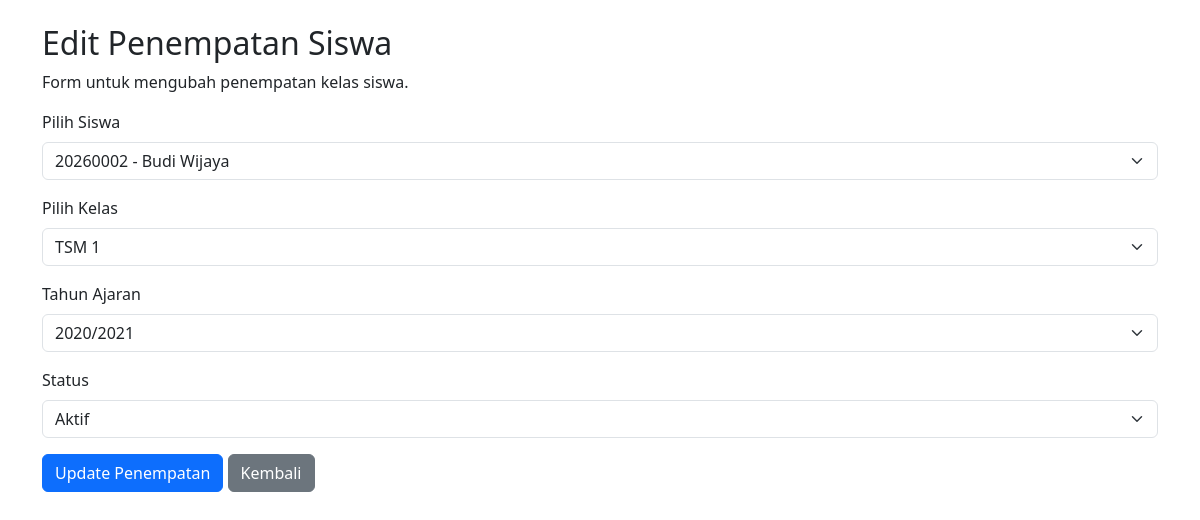
The page /edit_penempatan_siswa.php?id=2 (signed in) on the database its author committed.
### tables this page shows
CREATE TABLE `t_kelas_siswa` (
  `id` int(11) NOT NULL,
  `siswa_id` int(11) DEFAULT NULL,
  `tahun_ajaran_id` int(11) DEFAULT NULL,
  `kelas_id` int(11) DEFAULT NULL,
  `tanggal_mulai` date NOT NULL,
  `tanggal_selesai` date NOT NULL,
  `status_aktif` tinyint(1) NOT NULL,
  `created_at` timestamp NOT NULL DEFAULT current_timestamp(),
  `updated_at` timestamp NOT NULL DEFAULT current_timestamp()
);

CREATE TABLE `t_siswa` (
  `id` int(11) NOT NULL,
  `nis` varchar(30) DEFAULT NULL,
  `nisn` varchar(20) NOT NULL,
  `nama` varchar(150) DEFAULT NULL,
  `jenis_kelamin` char(1) NOT NULL,
  `tanggal_lahir` date NOT NULL,
  `alamat` text NOT NULL,
  `status_aktif` tinyint(1) NOT NULL,
  `created_at` timestamp NOT NULL DEFAULT current_timestamp(),
  `updated_at` timestamp NOT NULL DEFAULT current_timestamp()
);

CREATE TABLE `t_kelas` (
  `id` int(11) NOT NULL,
  `nama` varchar(100) DEFAULT NULL,
  `tingkat` varchar(20) NOT NULL,
  `jurusan` varchar(100) NOT NULL,
  `status_aktif` tinyint(1) NOT NULL,
  `created_at` timestamp NOT NULL DEFAULT current_timestamp(),
  `updated_at` timestamp NOT NULL DEFAULT current_timestamp()
);

CREATE TABLE `t_tahun_ajaran` (
  `id` int(11) NOT NULL,
  `nama` varchar(20) DEFAULT NULL,
  `tanggal_mulai` date NOT NULL,
  `tanggal_selesai` date NOT NULL,
  `status_aktif` tinyint(1) NOT NULL,
  `created_at` timestamp NOT NULL DEFAULT current_timestamp(),
  `updated_at` timestamp NOT NULL DEFAULT current_timestamp()
);

### edit_penempatan_siswa.php (the view, shortened to what this page needs)
<?php
include 'config/koneksi.php';
$id = (int) $_GET['id'];
$stmt = mysqli_prepare(
    $koneksi,
    "SELECT * FROM t_kelas_siswa WHERE id = ?"
);
mysqli_stmt_bind_param($stmt, "i", $id);
mysqli_stmt_execute($stmt);
$result = mysqli_stmt_get_result($stmt);
$row = mysqli_fetch_assoc($result);
$query_siswa = mysqli_query(
    $koneksi,
    "SELECT id, nis, nama FROM t_siswa ORDER BY nama ASC"
);
$query_kelas = mysqli_query(
    $koneksi,
    "SELECT id, nama FROM t_kelas ORDER BY nama ASC"
);
$query_ta = mysqli_query(
    $koneksi,
    "SELECT id, nama FROM t_tahun_ajaran ORDER BY id DESC"
);
?>
<!DOCTYPE html>
<html lang="id">
<head>
    <link href="https://cdn.jsdelivr.net/npm/bootstrap@5.3.8/dist/css/bootstrap.min.css"
          rel="stylesheet">
</head>
<body>
<div class="container py-4">
    <h2>Edit Penempatan Siswa</h2>
    <p>Form untuk mengubah penempatan kelas siswa.</p>
    <form method="POST"
          action="edit_penempatan_siswa.php?id=<?= $id; ?>">
        <div class="mb-3">
            <label class="form-label">Pilih Siswa</label>
            <select name="siswa_id" class="form-select" required>
                <?php while ($s = mysqli_fetch_assoc($query_siswa)) { ?>
                    <option value="<?= (int) $s['id']; ?>"
                        <?= ((int) $row['siswa_id'] === (int) $s['id'])
                            ? 'selected' : ''; ?>>
                        <?= htmlspecialchars($s['nis'] . ' - ' . $s['nama']); ?>
                    </option>
                <?php } ?>
            </select>
        </div>
        <div class="mb-3">
            <label class="form-label">Pilih Kelas</label>
            <select name="kelas_id" class="form-select" required>
                <?php while ($k = mysqli_fetch_assoc($query_kelas)) { ?>
                    <option value="<?= (int) $k['id']; ?>"
                        <?= ((int) $row['kelas_id'] === (int) $k['id'])
                            ? 'selected' : ''; ?>>
                        <?= htmlspecialchars($k['nama']); ?>
                    </option>
                <?php } ?>
            </select>
        </div>
        <div class="mb-3">
            <label class="form-label">Tahun Ajaran</label>
            <select name="tahun_ajaran_id" class="form-select" required>
                <?php while ($ta = mysqli_fetch_assoc($query_ta)) { ?>
                    <option value="<?= (int) $ta['id']; ?>"
                        <?= ((int) $row['tahun_ajaran_id'] === (int) $ta['id'])
                            ? 'selected' : ''; ?>>
                        <?= htmlspecialchars($ta['nama']); ?>
                    </option>
                <?php } ?>
            </select>
        </div>
        <div class="mb-3">
            <label class="form-label">Status</label>
            <select name="status_aktif" class="form-select" required>
                <option value="1"
                    <?= ((int) $row['status_aktif'] === 1)
                        ? 'selected' : ''; ?>>
                    Aktif
                </option>
            </select>
        </div>
        <button type="submit" class="btn btn-primary">
            Update Penempatan
        </button>
        <a href="penempatan_siswa.php" class="btn btn-secondary">
            Kembali
        </a>
    </form>
</div>
</body>
</html>

### rows shown on the page
t_kelas_siswa: siswa_id "20260002 - Budi Wijaya", kelas_id "TSM 1", tahun_ajaran_id "2020/2021", status_aktif "Aktif"
